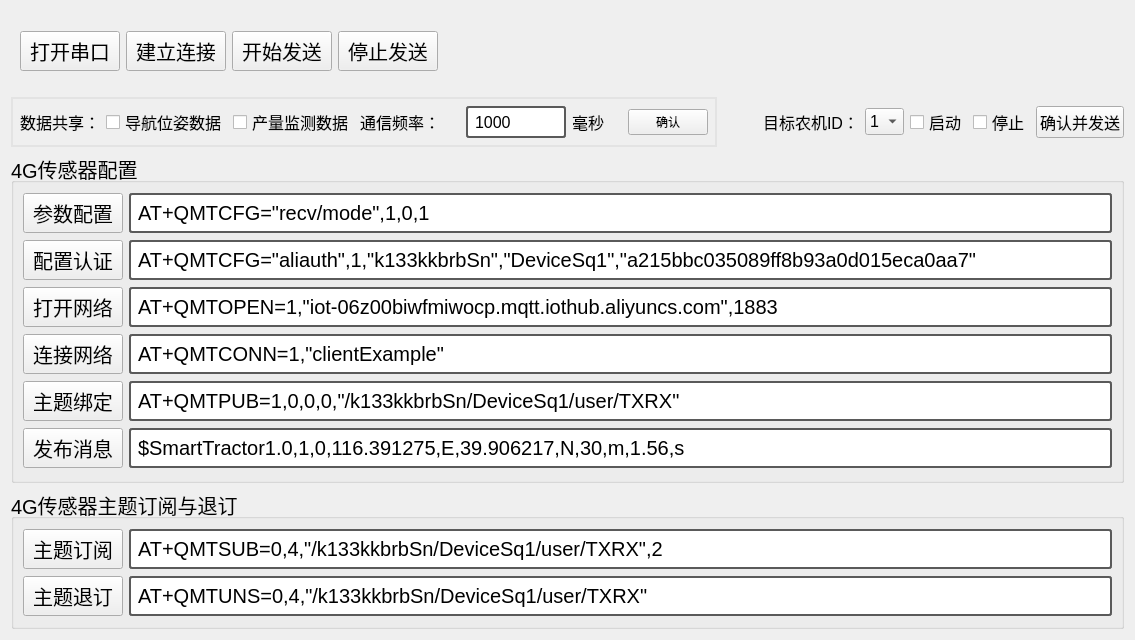
     <widget class="QWidget" name="tab_4">
      <attribute name="title">
       <string>通信模块</string>
      </attribute>
      <layout class="QGridLayout" name="gridLayout_5">
       <item row="0" column="0">
        <widget class="QWidget" name="cat_widget" native="true">
         <property name="minimumSize">
          <size>
           <width>0</width>
           <height>80</height>
          </size>
         </property>
         <property name="maximumSize">
          <size>
           <width>16777215</width>
           <height>80</height>
          </size>
         </property>
         <layout class="QGridLayout" name="gridLayout_4">
          <item row="0" column="0">
           <layout class="QHBoxLayout" name="horizontalLayout_5">
            <item>
             <layout class="QHBoxLayout" name="horizontalLayout_4">
              <item>
               <widget class="QPushButton" name="ptb_Cat1ConnetSerial">
                <property name="minimumSize">
                 <size>
                  <width>100</width>
                  <height>40</height>
                 </size>
                </property>
                <property name="maximumSize">
                 <size>
                  <width>400</width>
                  <height>40</height>
                 </size>
                </property>
                <property name="font">
                 <font>
                  <pointsize>15</pointsize>
                 </font>
                </property>
                <property name="text">
                 <string>打开串口</string>
                </property>
               </widget>
              </item>
              <item>
               <widget class="QPushButton" name="ptb_getConnCat1">
                <property name="minimumSize">
                 <size>
                  <width>100</width>
                  <height>40</height>
                 </size>
                </property>
                <property name="maximumSize">
                 <size>
                  <width>100</width>
                  <height>40</height>
                 </size>
                </property>
                <property name="font">
                 <font>
                  <pointsize>15</pointsize>
                 </font>
                </property>
                <property name="text">
                 <string>建立连接</string>
                </property>
               </widget>
              </item>
              <item>
               <widget class="QPushButton" name="ptb_testCat1">
                <property name="minimumSize">
                 <size>
                  <width>100</width>
                  <height>40</height>
                 </size>
                </property>
                <property name="maximumSize">
                 <size>
                  <width>100</width>
                  <height>40</height>
                 </size>
                </property>
                <property name="font">
                 <font>
                  <pointsize>15</pointsize>
                 </font>
                </property>
                <property name="text">
                 <string>开始发送</string>
                </property>
               </widget>
              </item>
              <item>
               <widget class="QPushButton" name="ptb_StopCat1">
                <property name="minimumSize">
                 <size>
                  <width>100</width>
                  <height>40</height>
                 </size>
                </property>
                <property name="maximumSize">
                 <size>
                  <width>100</width>
                  <height>40</height>
                 </size>
                </property>
                <property name="font">
                 <font>
                  <pointsize>15</pointsize>
                 </font>
                </property>
                <property name="text">
                 <string>停止发送</string>
                </property>
               </widget>
              </item>
             </layout>
            </item>
            <item>
             <spacer name="horizontalSpacer_6">
              <property name="orientation">
               <enum>Qt::Horizontal</enum>
              </property>
              <property name="sizeHint" stdset="0">
               <size>
                <width>40</width>
                <height>20</height>
               </size>
              </property>
             </spacer>
            </item>
           </layout>
          </item>
         </layout>
        </widget>
       </item>
       <item row="1" column="0">
        <layout class="QHBoxLayout" name="horizontalLayout_71">
         <item>
          <layout class="QHBoxLayout" name="horizontalLayout_69">
           <item>
            <widget class="QWidget" name="cat1_tongxinpinlv" native="true">
             <property name="minimumSize">
              <size>
               <width>600</width>
               <height>50</height>
              </size>
             </property>
             <property name="maximumSize">
              <size>
               <width>16777215</width>
               <height>50</height>
              </size>
             </property>
             <property name="styleSheet">
              <string notr="true">#cat1_tongxinpinlv{
border: 2px solid #E3E3E3;
}
	</string>
             </property>
             <layout class="QGridLayout" name="gridLayout_48">
              <item row="0" column="0">
               <layout class="QHBoxLayout" name="horizontalLayout_3">
                <item>
                 <widget class="QLabel" name="label_57">
                  <property name="font">
                   <font>
                    <pointsize>12</pointsize>
                   </font>
                  </property>
                  <property name="text">
                   <string>数据共享：</string>
                  </property>
                 </widget>
                </item>
                <item>
                 <widget class="QCheckBox" name="checkBox_4">
                  <property name="font">
                   <font>
                    <pointsize>12</pointsize>
                   </font>
                  </property>
                  <property name="text">
                   <string>导航位姿数据</string>
                  </property>
                 </widget>
                </item>
                <item>
                 <widget class="QCheckBox" name="checkBox_5">
                  <property name="font">
                   <font>
                    <pointsize>12</pointsize>
                   </font>
                  </property>
                  <property name="text">
                   <string>产量监测数据</string>
                  </property>
                 </widget>
                </item>
                <item>
                 <widget class="QLabel" name="label_51">
                  <property name="minimumSize">
                   <size>
                    <width>100</width>
                    <height>0</height>
                   </size>
                  </property>
                  <property name="maximumSize">
                   <size>
                    <width>100</width>
                    <height>16777215</height>
                   </size>
                  </property>
                  <property name="font">
                   <font>
                    <pointsize>12</pointsize>
                   </font>
                  </property>
                  <property name="text">
                   <string>通信频率：</string>
                  </property>
                 </widget>
                </item>
                <item>
                 <widget class="QLineEdit" name="lineEdit_TimerSetTime">
                  <property name="minimumSize">
                   <size>
                    <width>100</width>
                    <height>30</height>
                   </size>
                  </property>
                  <property name="maximumSize">
                   <size>
                    <width>100</width>
                    <height>40</height>
                   </size>
                  </property>
                  <property name="font">
                   <font>
                    <pointsize>12</pointsize>
                   </font>
                  </property>
                  <property name="styleSheet">
                   <string notr="true">	border: 2px solid #5A5A5A;
	border-radius: 3px;
	padding: 5px;</string>
                  </property>
                  <property name="text">
                   <string>1000</string>
                  </property>
                 </widget>
                </item>
                <item>
                 <widget class="QLabel" name="label_52">
                  <property name="minimumSize">
                   <size>
                    <width>50</width>
                    <height>0</height>
                   </size>
                  </property>
                  <property name="maximumSize">
                   <size>
                    <width>50</width>
                    <height>16777215</height>
                   </size>
                  </property>
                  <property name="font">
                   <font>
                    <pointsize>12</pointsize>
                   </font>
                  </property>
                  <property name="text">
                   <string>毫秒</string>
                  </property>
                 </widget>
                </item>
               </layout>
              </item>
              <item row="0" column="1">
               <widget class="QPushButton" name="pbn_send2zigbee">
                <property name="text">
                 <string>确认</string>
                </property>
               </widget>
              </item>
             </layout>
            </widget>
           </item>
          </layout>
         </item>
         <item>
          <spacer name="horizontalSpacer_39">
           <property name="orientation">
            <enum>Qt::Horizontal</enum>
           </property>
           <property name="sizeHint" stdset="0">
            <size>
             <width>40</width>
             <height>20</height>
            </size>
           </property>
          </spacer>
         </item>
         <item>
          <layout class="QHBoxLayout" name="horizontalLayout_70">
           <item>
            <widget class="QLabel" name="label_58">
             <property name="font">
              <font>
               <pointsize>12</pointsize>
              </font>
             </property>
             <property name="text">
              <string>目标农机ID：</string>
             </property>
            </widget>
           </item>
           <item>
            <widget class="QComboBox" name="comboBox_IoT_indexMachine">
             <property name="font">
              <font>
               <pointsize>12</pointsize>
              </font>
             </property>
             <item>
              <property name="text">
               <string>1</string>
              </property>
             </item>
             <item>
              <property name="text">
               <string>2</string>
              </property>
             </item>
            </widget>
           </item>
           <item>
            <widget class="QCheckBox" name="checkBox_7">
             <property name="font">
              <font>
               <pointsize>12</pointsize>
              </font>
             </property>
             <property name="text">
              <string>启动</string>
             </property>
            </widget>
           </item>
           <item>
            <widget class="QCheckBox" name="checkBox_8">
             <property name="font">
              <font>
               <pointsize>12</pointsize>
              </font>
             </property>
             <property name="text">
              <string>停止</string>
             </property>
            </widget>
           </item>
           <item>
            <widget class="QPushButton" name="pbn_IoT_control">
             <property name="font">
              <font>
               <pointsize>12</pointsize>
              </font>
             </property>
             <property name="text">
              <string>确认并发送</string>
             </property>
            </widget>
           </item>
          </layout>
         </item>
        </layout>
       </item>
       <item row="2" column="0">
        <widget class="QGroupBox" name="groupBox_3">
         <property name="minimumSize">
          <size>
           <width>0</width>
           <height>330</height>
          </size>
         </property>
         <property name="font">
          <font>
           <pointsize>15</pointsize>
          </font>
         </property>
         <property name="title">
          <string>4G传感器配置</string>
         </property>
         <layout class="QGridLayout" name="gridLayout_23">
          <item row="5" column="1">
           <widget class="QLineEdit" name="lineEdit_QMTPUB_content">
            <property name="minimumSize">
             <size>
              <width>0</width>
              <height>40</height>
             </size>
            </property>
            <property name="maximumSize">
             <size>
              <width>16777215</width>
              <height>40</height>
             </size>
            </property>
            <property name="styleSheet">
             <string notr="true">	border: 2px solid #5A5A5A;
	border-radius: 3px;
	padding: 5px;</string>
            </property>
            <property name="text">
             <string>$SmartTractor1.0,1,0,116.391275,E,39.906217,N,30,m,1.56,s</string>
            </property>
           </widget>
          </item>
          <item row="4" column="0">
           <widget class="QPushButton" name="ptb_QMTPUB">
            <property name="minimumSize">
             <size>
              <width>100</width>
              <height>40</height>
             </size>
            </property>
            <property name="maximumSize">
             <size>
              <width>100</width>
              <height>40</height>
             </size>
            </property>
            <property name="font">
             <font>
              <pointsize>15</pointsize>
             </font>
            </property>
            <property name="text">
             <string>主题绑定</string>
            </property>
           </widget>
          </item>
          <item row="5" column="0">
           <widget class="QPushButton" name="ptb_QMTPUB_content">
            <property name="minimumSize">
             <size>
              <width>100</width>
              <height>40</height>
             </size>
            </property>
            <property name="maximumSize">
             <size>
              <width>100</width>
              <height>40</height>
             </size>
            </property>
            <property name="font">
             <font>
              <pointsize>15</pointsize>
             </font>
            </property>
            <property name="text">
             <string>发布消息</string>
            </property>
           </widget>
          </item>
          <item row="2" column="0">
           <widget class="QPushButton" name="ptb_QMTOPEN">
            <property name="minimumSize">
             <size>
              <width>100</width>
              <height>40</height>
             </size>
            </property>
            <property name="maximumSize">
             <size>
              <width>100</width>
              <height>40</height>
             </size>
            </property>
            <property name="font">
             <font>
              <pointsize>15</pointsize>
             </font>
            </property>
            <property name="text">
             <string>打开网络</string>
            </property>
           </widget>
          </item>
          <item row="1" column="0">
           <widget class="QPushButton" name="ptb_QMTCFG_2">
            <property name="minimumSize">
             <size>
              <width>100</width>
              <height>40</height>
             </size>
            </property>
            <property name="maximumSize">
             <size>
              <width>100</width>
              <height>40</height>
             </size>
            </property>
            <property name="font">
             <font>
              <pointsize>15</pointsize>
             </font>
            </property>
            <property name="text">
             <string>配置认证</string>
            </property>
           </widget>
          </item>
          <item row="2" column="1">
           <widget class="QLineEdit" name="lineEdit_QMTOPEN">
            <property name="minimumSize">
             <size>
              <width>0</width>
              <height>40</height>
             </size>
            </property>
            <property name="maximumSize">
             <size>
              <width>16777215</width>
              <height>40</height>
             </size>
            </property>
            <property name="styleSheet">
             <string notr="true">	border: 2px solid #5A5A5A;
	border-radius: 3px;
	padding: 5px;</string>
            </property>
            <property name="text">
             <string>AT+QMTOPEN=1,&quot;iot-06z00biwfmiwocp.mqtt.iothub.aliyuncs.com&quot;,1883 </string>
            </property>
           </widget>
          </item>
          <item row="3" column="0">
           <widget class="QPushButton" name="ptb_QMTCONN">
            <property name="minimumSize">
             <size>
              <width>100</width>
              <height>40</height>
             </size>
            </property>
            <property name="maximumSize">
             <size>
              <width>100</width>
              <height>40</height>
             </size>
            </property>
            <property name="font">
             <font>
              <pointsize>15</pointsize>
             </font>
            </property>
            <property name="text">
             <string>连接网络</string>
            </property>
           </widget>
          </item>
          <item row="0" column="0">
           <widget class="QPushButton" name="ptb_QMTCFG">
            <property name="minimumSize">
             <size>
              <width>100</width>
              <height>40</height>
             </size>
            </property>
            <property name="maximumSize">
             <size>
              <width>100</width>
              <height>40</height>
             </size>
            </property>
            <property name="font">
             <font>
              <pointsize>15</pointsize>
             </font>
            </property>
            <property name="text">
             <string>参数配置</string>
            </property>
           </widget>
          </item>
          <item row="4" column="1">
           <widget class="QLineEdit" name="lineEdit_QMTPUB">
            <property name="minimumSize">
             <size>
              <width>0</width>
              <height>40</height>
             </size>
            </property>
            <property name="maximumSize">
             <size>
              <width>16777215</width>
              <height>40</height>
             </size>
            </property>
            <property name="styleSheet">
             <string notr="true">	border: 2px solid #5A5A5A;
	border-radius: 3px;
	padding: 5px;</string>
            </property>
            <property name="text">
             <string>AT+QMTPUB=1,0,0,0,&quot;/k133kkbrbSn/DeviceSq1/user/TXRX&quot;</string>
            </property>
           </widget>
          </item>
          <item row="0" column="1">
           <widget class="QLineEdit" name="lineEdit_QMTCFG">
            <property name="minimumSize">
             <size>
              <width>0</width>
              <height>40</height>
             </size>
            </property>
            <property name="maximumSize">
             <size>
              <width>16777215</width>
              <height>40</height>
             </size>
            </property>
            <property name="styleSheet">
             <string notr="true">	border: 2px solid #5A5A5A;
	border-radius: 3px;
	padding: 5px;</string>
            </property>
            <property name="text">
             <string>AT+QMTCFG=&quot;recv/mode&quot;,1,0,1</string>
            </property>
           </widget>
          </item>
          <item row="3" column="1">
           <widget class="QLineEdit" name="lineEdit_QMTCONN">
            <property name="minimumSize">
             <size>
              <width>0</width>
              <height>40</height>
             </size>
            </property>
            <property name="maximumSize">
             <size>
              <width>16777215</width>
              <height>40</height>
             </size>
            </property>
            <property name="styleSheet">
             <string notr="true">	border: 2px solid #5A5A5A;
	border-radius: 3px;
	padding: 5px;</string>
            </property>
            <property name="text">
             <string>AT+QMTCONN=1,&quot;clientExample&quot; </string>
            </property>
           </widget>
          </item>
          <item row="1" column="1">
           <widget class="QLineEdit" name="lineEdit_QMTCFG_2">
            <property name="minimumSize">
             <size>
              <width>0</width>
              <height>40</height>
             </size>
            </property>
            <property name="maximumSize">
             <size>
              <width>16777215</width>
              <height>40</height>
             </size>
            </property>
            <property name="styleSheet">
             <string notr="true">	border: 2px solid #5A5A5A;
	border-radius: 3px;
	padding: 5px;</string>
            </property>
            <property name="text">
             <string>AT+QMTCFG=&quot;aliauth&quot;,1,&quot;k133kkbrbSn&quot;,&quot;DeviceSq1&quot;,&quot;a215bbc035089ff8b93a0d015eca0aa7&quot; </string>
            </property>
           </widget>
          </item>
         </layout>
        </widget>
       </item>
       <item row="3" column="0">
        <widget class="QGroupBox" name="groupBox_4">
         <property name="minimumSize">
          <size>
           <width>0</width>
           <height>140</height>
          </size>
         </property>
         <property name="font">
          <font>
           <pointsize>15</pointsize>
          </font>
         </property>
         <property name="title">
          <string>4G传感器主题订阅与退订</string>
         </property>
         <layout class="QGridLayout" name="gridLayout_24">
          <item row="0" column="1">
           <widget class="QLineEdit" name="lineEdit_QMTSUB">
            <property name="minimumSize">
             <size>
              <width>0</width>
              <height>40</height>
             </size>
            </property>
            <property name="maximumSize">
             <size>
              <width>16777215</width>
              <height>40</height>
             </size>
            </property>
            <property name="styleSheet">
             <string notr="true">	border: 2px solid #5A5A5A;
	border-radius: 3px;
	padding: 5px;</string>
            </property>
            <property name="text">
             <string>AT+QMTSUB=0,4,&quot;/k133kkbrbSn/DeviceSq1/user/TXRX&quot;,2</string>
            </property>
           </widget>
          </item>
          <item row="0" column="0">
           <widget class="QPushButton" name="ptb_QMTSUB">
            <property name="minimumSize">
             <size>
              <width>100</width>
              <height>40</height>
             </size>
            </property>
            <property name="maximumSize">
             <size>
              <width>100</width>
              <height>40</height>
             </size>
            </property>
            <property name="font">
             <font>
              <pointsize>15</pointsize>
             </font>
            </property>
            <property name="text">
             <string>主题订阅</string>
            </property>
           </widget>
          </item>
          <item row="1" column="1">
           <widget class="QLineEdit" name="lineEdit_QMTUNS">
            <property name="minimumSize">
             <size>
              <width>0</width>
              <height>40</height>
             </size>
            </property>
            <property name="maximumSize">
             <size>
              <width>16777215</width>
              <height>40</height>
             </size>
            </property>
            <property name="styleSheet">
             <string notr="true">	border: 2px solid #5A5A5A;
	border-radius: 3px;
	padding: 5px;</string>
            </property>
            <property name="text">
             <string>AT+QMTUNS=0,4,&quot;/k133kkbrbSn/DeviceSq1/user/TXRX&quot;</string>
            </property>
           </widget>
          </item>
          <item row="1" column="0">
           <widget class="QPushButton" name="ptb_QMTUNS">
            <property name="minimumSize">
             <size>
              <width>100</width>
              <height>40</height>
             </size>
            </property>
            <property name="maximumSize">
             <size>
              <width>100</width>
              <height>40</height>
             </size>
            </property>
            <property name="font">
             <font>
              <pointsize>15</pointsize>
             </font>
            </property>
            <property name="text">
             <string>主题退订</string>
            </property>
           </widget>
          </item>
         </layout>
        </widget>
       </item>
      </layout>
     </widget>
